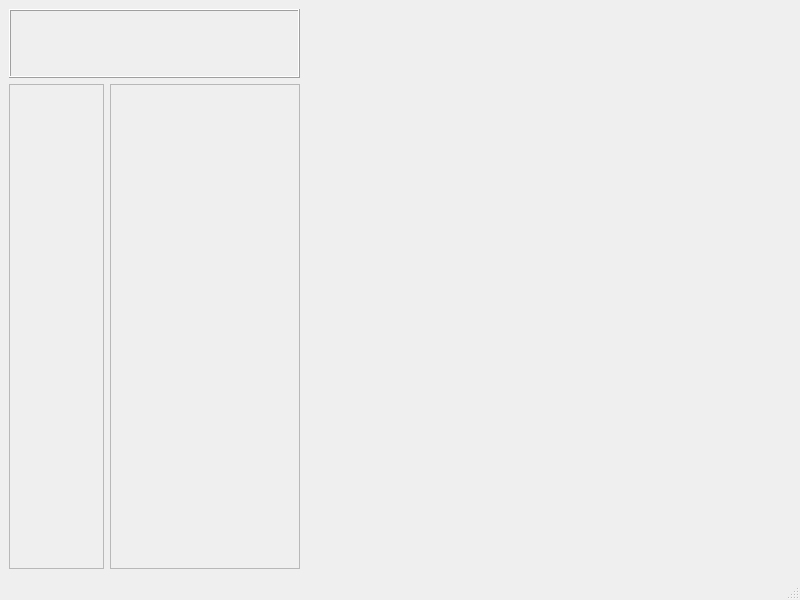
<?xml version="1.0" encoding="UTF-8"?>
<ui version="4.0">
 <class>MainWindow</class>
 <widget class="QMainWindow" name="MainWindow">
  <property name="geometry">
   <rect>
    <x>0</x>
    <y>0</y>
    <width>800</width>
    <height>600</height>
   </rect>
  </property>
  <property name="windowTitle">
   <string>MainWindow</string>
  </property>
  <widget class="QWidget" name="centralwidget">
   <layout class="QHBoxLayout" name="horizontalLayout_2" stretch="3,5">
    <item>
     <layout class="QVBoxLayout" name="verticalLayout_2" stretch="1,7">
      <property name="spacing">
       <number>6</number>
      </property>
      <item>
       <layout class="QVBoxLayout" name="verticalLayout" stretch="0">
        <property name="sizeConstraint">
         <enum>QLayout::SetDefaultConstraint</enum>
        </property>
        <property name="topMargin">
         <number>0</number>
        </property>
        <item>
         <widget class="QFrame" name="userCard">
          <property name="sizePolicy">
           <sizepolicy hsizetype="Preferred" vsizetype="Expanding">
            <horstretch>0</horstretch>
            <verstretch>0</verstretch>
           </sizepolicy>
          </property>
          <property name="frameShape">
           <enum>QFrame::Box</enum>
          </property>
          <property name="frameShadow">
           <enum>QFrame::Raised</enum>
          </property>
          <widget class="QLabel" name="nickname">
           <property name="geometry">
            <rect>
             <x>80</x>
             <y>0</y>
             <width>201</width>
             <height>61</height>
            </rect>
           </property>
           <property name="font">
            <font>
             <pointsize>11</pointsize>
             <bold>true</bold>
            </font>
           </property>
           <property name="text">
            <string/>
           </property>
          </widget>
          <widget class="QPushButton" name="profilePictureBtn">
           <property name="geometry">
            <rect>
             <x>5</x>
             <y>5</y>
             <width>61</width>
             <height>61</height>
            </rect>
           </property>
           <property name="text">
            <string notr="true"/>
           </property>
           <property name="flat">
            <bool>true</bool>
           </property>
          </widget>
         </widget>
        </item>
       </layout>
      </item>
      <item>
       <layout class="QHBoxLayout" name="horizontalLayout" stretch="1,2">
        <item>
         <widget class="QScrollArea" name="scrollArea">
          <property name="sizePolicy">
           <sizepolicy hsizetype="Expanding" vsizetype="MinimumExpanding">
            <horstretch>0</horstretch>
            <verstretch>0</verstretch>
           </sizepolicy>
          </property>
          <property name="widgetResizable">
           <bool>true</bool>
          </property>
          <widget class="QWidget" name="scrollAreaWidgetContents">
           <property name="geometry">
            <rect>
             <x>0</x>
             <y>0</y>
             <width>92</width>
             <height>461</height>
            </rect>
           </property>
          </widget>
         </widget>
        </item>
        <item>
         <widget class="QStackedWidget" name="sideBarWidgets">
          <widget class="QWidget" name="privateMessagesPage">
           <layout class="QVBoxLayout" name="verticalLayout_3">
            <property name="spacing">
             <number>6</number>
            </property>
            <property name="leftMargin">
             <number>0</number>
            </property>
            <property name="topMargin">
             <number>0</number>
            </property>
            <property name="rightMargin">
             <number>0</number>
            </property>
            <property name="bottomMargin">
             <number>0</number>
            </property>
            <item>
             <widget class="QScrollArea" name="scrollArea_2">
              <property name="sizePolicy">
               <sizepolicy hsizetype="Expanding" vsizetype="Expanding">
                <horstretch>0</horstretch>
                <verstretch>0</verstretch>
               </sizepolicy>
              </property>
              <property name="layoutDirection">
               <enum>Qt::LeftToRight</enum>
              </property>
              <property name="horizontalScrollBarPolicy">
               <enum>Qt::ScrollBarAlwaysOff</enum>
              </property>
              <property name="sizeAdjustPolicy">
               <enum>QAbstractScrollArea::AdjustToContents</enum>
              </property>
              <property name="widgetResizable">
               <bool>true</bool>
              </property>
              <property name="alignment">
               <set>Qt::AlignLeading|Qt::AlignLeft|Qt::AlignTop</set>
              </property>
              <widget class="QWidget" name="scrollAreaWidgetContents_2">
               <property name="geometry">
                <rect>
                 <x>0</x>
                 <y>0</y>
                 <width>185</width>
                 <height>461</height>
                </rect>
               </property>
               <property name="autoFillBackground">
                <bool>true</bool>
               </property>
               <layout class="QVBoxLayout" name="verticalLayout_4">
                <property name="leftMargin">
                 <number>0</number>
                </property>
                <property name="topMargin">
                 <number>0</number>
                </property>
                <property name="rightMargin">
                 <number>0</number>
                </property>
                <property name="bottomMargin">
                 <number>0</number>
                </property>
                <item>
                 <layout class="QVBoxLayout" name="conversationCardsContainer">
                  <property name="sizeConstraint">
                   <enum>QLayout::SetDefaultConstraint</enum>
                  </property>
                 </layout>
                </item>
               </layout>
              </widget>
             </widget>
            </item>
           </layout>
          </widget>
         </widget>
        </item>
       </layout>
      </item>
     </layout>
    </item>
    <item>
     <widget class="QStackedWidget" name="mainWidgets"/>
    </item>
   </layout>
  </widget>
  <widget class="QMenuBar" name="menubar">
   <property name="geometry">
    <rect>
     <x>0</x>
     <y>0</y>
     <width>800</width>
     <height>22</height>
    </rect>
   </property>
  </widget>
  <widget class="QStatusBar" name="statusbar"/>
 </widget>
 <resources/>
 <connections/>
</ui>
